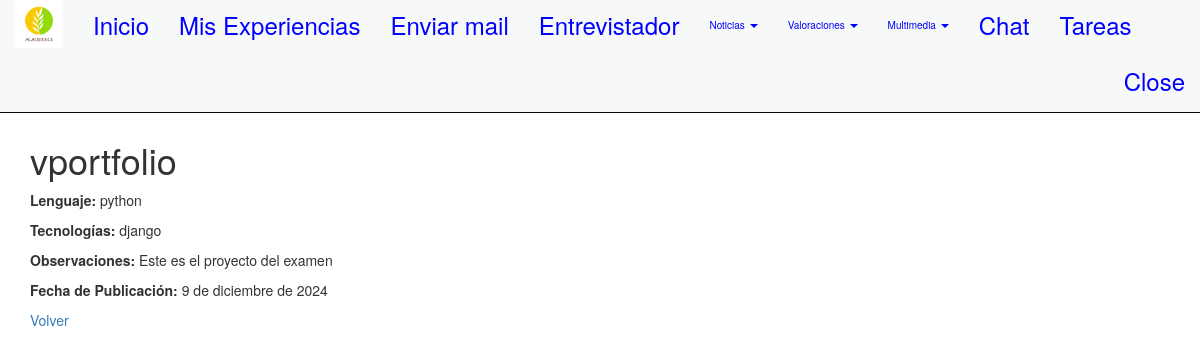
/1/ (signed in), run on the app's committed database.
### appportfolio/models.py (models this page shows, shortened)
class Proyecto(models.Model):
    titulo = models.CharField(max_length=255)
    lenguaje = models.CharField(max_length=100)
    tecnologias = models.TextField()
    observaciones = models.TextField(blank=True, null=True)
    fecha_publicacion = models.DateField()
    class Meta:
        verbose_name = "Proyecto"
        verbose_name_plural = "Proyectos"
        ordering = ['id']

### appportfolio/views.py (the view)
# urls.py: path('<int:proyecto_id>/', views.detalle_proyecto, name='detalle_proyecto'),
def detalle_proyecto(request, proyecto_id):
    proyecto = get_object_or_404(Proyecto, id=proyecto_id)
    return render(request, 'detalle_proyecto.html', {'proyecto': proyecto})

### templates/detalle_proyecto.html (shortened to what this page needs)
{% extends "base.html" %}
{% load static %}
{% block head %}
<link rel="stylesheet" href="https://maxcdn.bootstrapcdn.com/bootstrap/3.3.5/css/bootstrap.min.css">
<link rel="stylesheet" href="{% static 'css/examen2.css' %}">
{% endblock %}
{% block content %}
<br><br><br><br><br>
    <h1>{{ proyecto.titulo }}</h1>
    <p><strong>Lenguaje:</strong> {{ proyecto.lenguaje }}</p>
    <p><strong>Tecnologías:</strong> {{ proyecto.tecnologias }}</p>
    <p><strong>Observaciones:</strong> {{ proyecto.observaciones }}</p>
    <p><strong>Fecha de Publicación:</strong> {{ proyecto.fecha_publicacion }}</p>
    <a href="{% url 'lista_proyectos' %}">Volver</a>
{% endblock %}

### data on the page
Proyecto: titulo "vportfolio", lenguaje "python", tecnologias "django", observaciones "Este es el proyecto del examen", fecha_publicacion "9 de diciembre de 2024"
